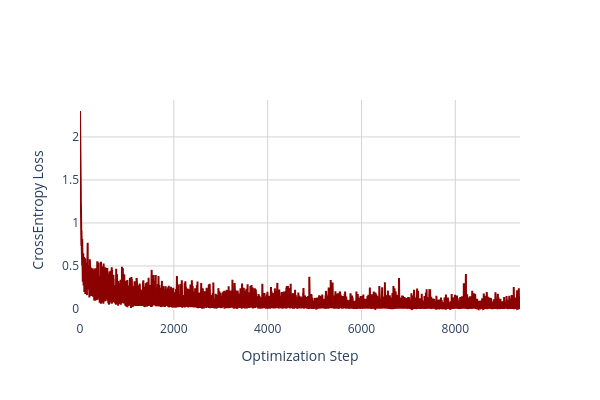

The code cell stored with this chart in its notebook:
### Code cell
fig = go.Figure()
fig.add_trace(go.Scatter(y=train_losses, mode='lines', name='', line=dict(color='darkred', width=2)))
fig.update_layout({'plot_bgcolor': 'rgba(255, 255, 255, 1)',})
fig.update_layout(
    xaxis=dict(showgrid=True, gridwidth=1, gridcolor='LightGray'),
    yaxis=dict(showgrid=True, gridwidth=1, gridcolor='LightGray'),
)
fig.update_xaxes(title_text='Optimization Step')
fig.update_yaxes(title_text='CrossEntropy Loss')
fig.update_layout(width=600, height=400, autosize=False)
fig.show()

### Figure 1 — Plotly figure (JSON) as saved in the notebook; plotly's stock layout.template omitted (floating-point values rounded to 4 significant figures; data arrays with more than 128 entries replaced by an {"elided": "..."} marker saying what was removed)
{"data": [{"line": {"color": "darkred", "width": 2}, "mode": "lines", "name": "", "type": "scatter", "y": {"elided": "9380 float values"}}], "layout": {"autosize": false, "height": 400, "plot_bgcolor": "rgba(255, 255, 255, 1)", "width": 600, "xaxis": {"gridcolor": "LightGray", "gridwidth": 1, "showgrid": true, "title": {"text": "Optimization Step"}}, "yaxis": {"gridcolor": "LightGray", "gridwidth": 1, "showgrid": true, "title": {"text": "CrossEntropy Loss"}}}}
